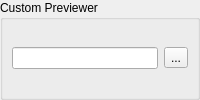
<?xml version="1.0" encoding="UTF-8"?>
<ui version="4.0">
 <class>Previewer_Form</class>
 <widget class="QWidget" name="Previewer_Form">
  <property name="windowTitle">
   <string>Previewer</string>
  </property>
  <layout class="QGridLayout" name="Previewer_Form_gridLayout">
   <property name="margin">
    <number>0</number>
   </property>
   <item row="0" column="0">
    <widget class="QGroupBox" name="Custom_Previewer_Path_groupBox">
     <property name="title">
      <string>Custom Previewer</string>
     </property>
     <layout class="QGridLayout" name="Custom_Previewer_Path_gridLayout">
      <item row="0" column="0">
       <widget class="QLineEdit" name="Custom_Previewer_Path_lineEdit">
        <property name="toolTip">
         <string>Custom Previewer Path Line Edit: Custom images previewer path.</string>
        </property>
       </widget>
      </item>
      <item row="0" column="1">
       <widget class="QToolButton" name="Custom_Previewer_Path_toolButton">
        <property name="text">
         <string>...</string>
        </property>
        <property name="popupMode">
         <enum>QToolButton::DelayedPopup</enum>
        </property>
       </widget>
      </item>
     </layout>
    </widget>
   </item>
  </layout>
 </widget>
 <resources/>
 <connections/>
</ui>
